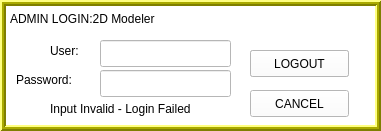
       <widget class="QWidget" name="loginMenu" native="true">
        <property name="geometry">
         <rect>
          <x>30</x>
          <y>70</y>
          <width>381</width>
          <height>131</height>
         </rect>
        </property>
        <property name="palette">
         <palette>
          <active>
           <colorrole role="WindowText">
            <brush brushstyle="SolidPattern">
             <color alpha="255">
              <red>0</red>
              <green>0</green>
              <blue>0</blue>
             </color>
            </brush>
           </colorrole>
           <colorrole role="Button">
            <brush brushstyle="SolidPattern">
             <color alpha="255">
              <red>255</red>
              <green>255</green>
              <blue>255</blue>
             </color>
            </brush>
           </colorrole>
           <colorrole role="Light">
            <brush brushstyle="SolidPattern">
             <color alpha="255">
              <red>255</red>
              <green>255</green>
              <blue>255</blue>
             </color>
            </brush>
           </colorrole>
           <colorrole role="Midlight">
            <brush brushstyle="SolidPattern">
             <color alpha="255">
              <red>255</red>
              <green>255</green>
              <blue>255</blue>
             </color>
            </brush>
           </colorrole>
           <colorrole role="Dark">
            <brush brushstyle="SolidPattern">
             <color alpha="255">
              <red>127</red>
              <green>127</green>
              <blue>127</blue>
             </color>
            </brush>
           </colorrole>
           <colorrole role="Mid">
            <brush brushstyle="SolidPattern">
             <color alpha="255">
              <red>170</red>
              <green>170</green>
              <blue>170</blue>
             </color>
            </brush>
           </colorrole>
           <colorrole role="Text">
            <brush brushstyle="SolidPattern">
             <color alpha="255">
              <red>0</red>
              <green>0</green>
              <blue>0</blue>
             </color>
            </brush>
           </colorrole>
           <colorrole role="BrightText">
            <brush brushstyle="SolidPattern">
             <color alpha="255">
              <red>255</red>
              <green>255</green>
              <blue>255</blue>
             </color>
            </brush>
           </colorrole>
           <colorrole role="ButtonText">
            <brush brushstyle="SolidPattern">
             <color alpha="255">
              <red>0</red>
              <green>0</green>
              <blue>0</blue>
             </color>
            </brush>
           </colorrole>
           <colorrole role="Base">
            <brush brushstyle="SolidPattern">
             <color alpha="255">
              <red>255</red>
              <green>255</green>
              <blue>255</blue>
             </color>
            </brush>
           </colorrole>
           <colorrole role="Window">
            <brush brushstyle="SolidPattern">
             <color alpha="255">
              <red>255</red>
              <green>255</green>
              <blue>255</blue>
             </color>
            </brush>
           </colorrole>
           <colorrole role="Shadow">
            <brush brushstyle="SolidPattern">
             <color alpha="255">
              <red>0</red>
              <green>0</green>
              <blue>0</blue>
             </color>
            </brush>
           </colorrole>
           <colorrole role="AlternateBase">
            <brush brushstyle="SolidPattern">
             <color alpha="255">
              <red>255</red>
              <green>255</green>
              <blue>255</blue>
             </color>
            </brush>
           </colorrole>
           <colorrole role="ToolTipBase">
            <brush brushstyle="SolidPattern">
             <color alpha="255">
              <red>255</red>
              <green>255</green>
              <blue>220</blue>
             </color>
            </brush>
           </colorrole>
           <colorrole role="ToolTipText">
            <brush brushstyle="SolidPattern">
             <color alpha="255">
              <red>0</red>
              <green>0</green>
              <blue>0</blue>
             </color>
            </brush>
           </colorrole>
          </active>
          <inactive>
           <colorrole role="WindowText">
            <brush brushstyle="SolidPattern">
             <color alpha="255">
              <red>0</red>
              <green>0</green>
              <blue>0</blue>
             </color>
            </brush>
           </colorrole>
           <colorrole role="Button">
            <brush brushstyle="SolidPattern">
             <color alpha="255">
              <red>255</red>
              <green>255</green>
              <blue>255</blue>
             </color>
            </brush>
           </colorrole>
           <colorrole role="Light">
            <brush brushstyle="SolidPattern">
             <color alpha="255">
              <red>255</red>
              <green>255</green>
              <blue>255</blue>
             </color>
            </brush>
           </colorrole>
           <colorrole role="Midlight">
            <brush brushstyle="SolidPattern">
             <color alpha="255">
              <red>255</red>
              <green>255</green>
              <blue>255</blue>
             </color>
            </brush>
           </colorrole>
           <colorrole role="Dark">
            <brush brushstyle="SolidPattern">
             <color alpha="255">
              <red>127</red>
              <green>127</green>
              <blue>127</blue>
             </color>
            </brush>
           </colorrole>
           <colorrole role="Mid">
            <brush brushstyle="SolidPattern">
             <color alpha="255">
              <red>170</red>
              <green>170</green>
              <blue>170</blue>
             </color>
            </brush>
           </colorrole>
           <colorrole role="Text">
            <brush brushstyle="SolidPattern">
             <color alpha="255">
              <red>0</red>
              <green>0</green>
              <blue>0</blue>
             </color>
            </brush>
           </colorrole>
           <colorrole role="BrightText">
            <brush brushstyle="SolidPattern">
             <color alpha="255">
              <red>255</red>
              <green>255</green>
              <blue>255</blue>
             </color>
            </brush>
           </colorrole>
           <colorrole role="ButtonText">
            <brush brushstyle="SolidPattern">
             <color alpha="255">
              <red>0</red>
              <green>0</green>
              <blue>0</blue>
             </color>
            </brush>
           </colorrole>
           <colorrole role="Base">
            <brush brushstyle="SolidPattern">
             <color alpha="255">
              <red>255</red>
              <green>255</green>
              <blue>255</blue>
             </color>
            </brush>
           </colorrole>
           <colorrole role="Window">
            <brush brushstyle="SolidPattern">
             <color alpha="255">
              <red>255</red>
              <green>255</green>
              <blue>255</blue>
             </color>
            </brush>
           </colorrole>
           <colorrole role="Shadow">
            <brush brushstyle="SolidPattern">
             <color alpha="255">
              <red>0</red>
              <green>0</green>
              <blue>0</blue>
             </color>
            </brush>
           </colorrole>
           <colorrole role="AlternateBase">
            <brush brushstyle="SolidPattern">
             <color alpha="255">
              <red>255</red>
              <green>255</green>
              <blue>255</blue>
             </color>
            </brush>
           </colorrole>
           <colorrole role="ToolTipBase">
            <brush brushstyle="SolidPattern">
             <color alpha="255">
              <red>255</red>
              <green>255</green>
              <blue>220</blue>
             </color>
            </brush>
           </colorrole>
           <colorrole role="ToolTipText">
            <brush brushstyle="SolidPattern">
             <color alpha="255">
              <red>0</red>
              <green>0</green>
              <blue>0</blue>
             </color>
            </brush>
           </colorrole>
          </inactive>
          <disabled>
           <colorrole role="WindowText">
            <brush brushstyle="SolidPattern">
             <color alpha="255">
              <red>127</red>
              <green>127</green>
              <blue>127</blue>
             </color>
            </brush>
           </colorrole>
           <colorrole role="Button">
            <brush brushstyle="SolidPattern">
             <color alpha="255">
              <red>255</red>
              <green>255</green>
              <blue>255</blue>
             </color>
            </brush>
           </colorrole>
           <colorrole role="Light">
            <brush brushstyle="SolidPattern">
             <color alpha="255">
              <red>255</red>
              <green>255</green>
              <blue>255</blue>
             </color>
            </brush>
           </colorrole>
           <colorrole role="Midlight">
            <brush brushstyle="SolidPattern">
             <color alpha="255">
              <red>255</red>
              <green>255</green>
              <blue>255</blue>
             </color>
            </brush>
           </colorrole>
           <colorrole role="Dark">
            <brush brushstyle="SolidPattern">
             <color alpha="255">
              <red>127</red>
              <green>127</green>
              <blue>127</blue>
             </color>
            </brush>
           </colorrole>
           <colorrole role="Mid">
            <brush brushstyle="SolidPattern">
             <color alpha="255">
              <red>170</red>
              <green>170</green>
              <blue>170</blue>
             </color>
            </brush>
           </colorrole>
           <colorrole role="Text">
            <brush brushstyle="SolidPattern">
             <color alpha="255">
              <red>127</red>
              <green>127</green>
              <blue>127</blue>
             </color>
            </brush>
           </colorrole>
           <colorrole role="BrightText">
            <brush brushstyle="SolidPattern">
             <color alpha="255">
              <red>255</red>
              <green>255</green>
              <blue>255</blue>
             </color>
            </brush>
           </colorrole>
           <colorrole role="ButtonText">
            <brush brushstyle="SolidPattern">
             <color alpha="255">
              <red>127</red>
              <green>127</green>
              <blue>127</blue>
             </color>
            </brush>
           </colorrole>
           <colorrole role="Base">
            <brush brushstyle="SolidPattern">
             <color alpha="255">
              <red>255</red>
              <green>255</green>
              <blue>255</blue>
             </color>
            </brush>
           </colorrole>
           <colorrole role="Window">
            <brush brushstyle="SolidPattern">
             <color alpha="255">
              <red>255</red>
              <green>255</green>
              <blue>255</blue>
             </color>
            </brush>
           </colorrole>
           <colorrole role="Shadow">
            <brush brushstyle="SolidPattern">
             <color alpha="255">
              <red>0</red>
              <green>0</green>
              <blue>0</blue>
             </color>
            </brush>
           </colorrole>
           <colorrole role="AlternateBase">
            <brush brushstyle="SolidPattern">
             <color alpha="255">
              <red>255</red>
              <green>255</green>
              <blue>255</blue>
             </color>
            </brush>
           </colorrole>
           <colorrole role="ToolTipBase">
            <brush brushstyle="SolidPattern">
             <color alpha="255">
              <red>255</red>
              <green>255</green>
              <blue>220</blue>
             </color>
            </brush>
           </colorrole>
           <colorrole role="ToolTipText">
            <brush brushstyle="SolidPattern">
             <color alpha="255">
              <red>0</red>
              <green>0</green>
              <blue>0</blue>
             </color>
            </brush>
           </colorrole>
          </disabled>
         </palette>
        </property>
        <property name="autoFillBackground">
         <bool>true</bool>
        </property>
        <widget class="QLabel" name="loginTitleLabel">
         <property name="geometry">
          <rect>
           <x>10</x>
           <y>10</y>
           <width>181</width>
           <height>17</height>
          </rect>
         </property>
         <property name="text">
          <string>ADMIN LOGIN:2D Modeler</string>
         </property>
        </widget>
        <widget class="QLineEdit" name="loginUserLineEdit">
         <property name="geometry">
          <rect>
           <x>100</x>
           <y>40</y>
           <width>131</width>
           <height>27</height>
          </rect>
         </property>
        </widget>
        <widget class="QLineEdit" name="loginPasswordLineEdit">
         <property name="geometry">
          <rect>
           <x>100</x>
           <y>70</y>
           <width>131</width>
           <height>27</height>
          </rect>
         </property>
        </widget>
        <widget class="QLabel" name="loginUserLabel">
         <property name="geometry">
          <rect>
           <x>50</x>
           <y>40</y>
           <width>41</width>
           <height>21</height>
          </rect>
         </property>
         <property name="text">
          <string>User:</string>
         </property>
        </widget>
        <widget class="QLabel" name="loginPasswordLabel">
         <property name="geometry">
          <rect>
           <x>16</x>
           <y>70</y>
           <width>71</width>
           <height>20</height>
          </rect>
         </property>
         <property name="text">
          <string>Password:</string>
         </property>
        </widget>
        <widget class="QPushButton" name="loginUserButton">
         <property name="geometry">
          <rect>
           <x>250</x>
           <y>50</y>
           <width>99</width>
           <height>27</height>
          </rect>
         </property>
         <property name="text">
          <string>LOGIN</string>
         </property>
        </widget>
        <widget class="QPushButton" name="loginCancelButton">
         <property name="geometry">
          <rect>
           <x>250</x>
           <y>90</y>
           <width>99</width>
           <height>27</height>
          </rect>
         </property>
         <property name="text">
          <string>CANCEL</string>
         </property>
        </widget>
        <widget class="QFrame" name="frame_2">
         <property name="geometry">
          <rect>
           <x>0</x>
           <y>0</y>
           <width>381</width>
           <height>131</height>
          </rect>
         </property>
         <property name="palette">
          <palette>
           <active>
            <colorrole role="WindowText">
             <brush brushstyle="SolidPattern">
              <color alpha="255">
               <red>0</red>
               <green>0</green>
               <blue>0</blue>
              </color>
             </brush>
            </colorrole>
            <colorrole role="Button">
             <brush brushstyle="SolidPattern">
              <color alpha="255">
               <red>255</red>
               <green>255</green>
               <blue>0</blue>
              </color>
             </brush>
            </colorrole>
            <colorrole role="Light">
             <brush brushstyle="SolidPattern">
              <color alpha="255">
               <red>255</red>
               <green>255</green>
               <blue>127</blue>
              </color>
             </brush>
            </colorrole>
            <colorrole role="Midlight">
             <brush brushstyle="SolidPattern">
              <color alpha="255">
               <red>255</red>
               <green>255</green>
               <blue>63</blue>
              </color>
             </brush>
            </colorrole>
            <colorrole role="Dark">
             <brush brushstyle="SolidPattern">
              <color alpha="255">
               <red>127</red>
               <green>127</green>
               <blue>0</blue>
              </color>
             </brush>
            </colorrole>
            <colorrole role="Mid">
             <brush brushstyle="SolidPattern">
              <color alpha="255">
               <red>170</red>
               <green>170</green>
               <blue>0</blue>
              </color>
             </brush>
            </colorrole>
            <colorrole role="Text">
             <brush brushstyle="SolidPattern">
              <color alpha="255">
               <red>0</red>
               <green>0</green>
               <blue>0</blue>
              </color>
             </brush>
            </colorrole>
            <colorrole role="BrightText">
             <brush brushstyle="SolidPattern">
              <color alpha="255">
               <red>255</red>
               <green>255</green>
               <blue>255</blue>
              </color>
             </brush>
            </colorrole>
            <colorrole role="ButtonText">
             <brush brushstyle="SolidPattern">
              <color alpha="255">
               <red>0</red>
               <green>0</green>
               <blue>0</blue>
              </color>
             </brush>
            </colorrole>
            <colorrole role="Base">
             <brush brushstyle="SolidPattern">
              <color alpha="255">
               <red>255</red>
               <green>255</green>
               <blue>255</blue>
              </color>
             </brush>
            </colorrole>
            <colorrole role="Window">
             <brush brushstyle="SolidPattern">
              <color alpha="255">
               <red>255</red>
               <green>255</green>
               <blue>0</blue>
              </color>
             </brush>
            </colorrole>
            <colorrole role="Shadow">
             <brush brushstyle="SolidPattern">
              <color alpha="255">
               <red>0</red>
               <green>0</green>
               <blue>0</blue>
              </color>
             </brush>
            </colorrole>
            <colorrole role="AlternateBase">
             <brush brushstyle="SolidPattern">
              <color alpha="255">
               <red>255</red>
               <green>255</green>
               <blue>127</blue>
              </color>
             </brush>
            </colorrole>
            <colorrole role="ToolTipBase">
             <brush brushstyle="SolidPattern">
              <color alpha="255">
               <red>255</red>
               <green>255</green>
               <blue>220</blue>
              </color>
             </brush>
            </colorrole>
            <colorrole role="ToolTipText">
             <brush brushstyle="SolidPattern">
              <color alpha="255">
               <red>0</red>
               <green>0</green>
               <blue>0</blue>
              </color>
             </brush>
            </colorrole>
           </active>
           <inactive>
            <colorrole role="WindowText">
             <brush brushstyle="SolidPattern">
              <color alpha="255">
               <red>0</red>
               <green>0</green>
               <blue>0</blue>
              </color>
             </brush>
            </colorrole>
            <colorrole role="Button">
             <brush brushstyle="SolidPattern">
              <color alpha="255">
               <red>255</red>
               <green>255</green>
               <blue>0</blue>
              </color>
             </brush>
            </colorrole>
            <colorrole role="Light">
             <brush brushstyle="SolidPattern">
              <color alpha="255">
               <red>255</red>
               <green>255</green>
               <blue>127</blue>
              </color>
             </brush>
            </colorrole>
            <colorrole role="Midlight">
             <brush brushstyle="SolidPattern">
              <color alpha="255">
               <red>255</red>
               <green>255</green>
               <blue>63</blue>
              </color>
             </brush>
            </colorrole>
            <colorrole role="Dark">
             <brush brushstyle="SolidPattern">
              <color alpha="255">
               <red>127</red>
               <green>127</green>
               <blue>0</blue>
              </color>
             </brush>
            </colorrole>
            <colorrole role="Mid">
             <brush brushstyle="SolidPattern">
              <color alpha="255">
               <red>170</red>
               <green>170</green>
               <blue>0</blue>
              </color>
             </brush>
            </colorrole>
            <colorrole role="Text">
             <brush brushstyle="SolidPattern">
              <color alpha="255">
               <red>0</red>
               <green>0</green>
               <blue>0</blue>
              </color>
             </brush>
            </colorrole>
            <colorrole role="BrightText">
             <brush brushstyle="SolidPattern">
              <color alpha="255">
               <red>255</red>
               <green>255</green>
               <blue>255</blue>
              </color>
             </brush>
            </colorrole>
            <colorrole role="ButtonText">
             <brush brushstyle="SolidPattern">
              <color alpha="255">
               <red>0</red>
               <green>0</green>
               <blue>0</blue>
              </color>
             </brush>
            </colorrole>
            <colorrole role="Base">
             <brush brushstyle="SolidPattern">
              <color alpha="255">
               <red>255</red>
               <green>255</green>
               <blue>255</blue>
              </color>
             </brush>
            </colorrole>
            <colorrole role="Window">
             <brush brushstyle="SolidPattern">
              <color alpha="255">
               <red>255</red>
               <green>255</green>
               <blue>0</blue>
              </color>
             </brush>
            </colorrole>
            <colorrole role="Shadow">
             <brush brushstyle="SolidPattern">
              <color alpha="255">
               <red>0</red>
               <green>0</green>
               <blue>0</blue>
              </color>
             </brush>
            </colorrole>
            <colorrole role="AlternateBase">
             <brush brushstyle="SolidPattern">
              <color alpha="255">
               <red>255</red>
               <green>255</green>
               <blue>127</blue>
              </color>
             </brush>
            </colorrole>
            <colorrole role="ToolTipBase">
             <brush brushstyle="SolidPattern">
              <color alpha="255">
               <red>255</red>
               <green>255</green>
               <blue>220</blue>
              </color>
             </brush>
            </colorrole>
            <colorrole role="ToolTipText">
             <brush brushstyle="SolidPattern">
              <color alpha="255">
               <red>0</red>
               <green>0</green>
               <blue>0</blue>
              </color>
             </brush>
            </colorrole>
           </inactive>
           <disabled>
            <colorrole role="WindowText">
             <brush brushstyle="SolidPattern">
              <color alpha="255">
               <red>127</red>
               <green>127</green>
               <blue>0</blue>
              </color>
             </brush>
            </colorrole>
            <colorrole role="Button">
             <brush brushstyle="SolidPattern">
              <color alpha="255">
               <red>255</red>
               <green>255</green>
               <blue>0</blue>
              </color>
             </brush>
            </colorrole>
            <colorrole role="Light">
             <brush brushstyle="SolidPattern">
              <color alpha="255">
               <red>255</red>
               <green>255</green>
               <blue>127</blue>
              </color>
             </brush>
            </colorrole>
            <colorrole role="Midlight">
             <brush brushstyle="SolidPattern">
              <color alpha="255">
               <red>255</red>
               <green>255</green>
               <blue>63</blue>
              </color>
             </brush>
            </colorrole>
            <colorrole role="Dark">
             <brush brushstyle="SolidPattern">
              <color alpha="255">
               <red>127</red>
               <green>127</green>
               <blue>0</blue>
              </color>
             </brush>
            </colorrole>
            <colorrole role="Mid">
             <brush brushstyle="SolidPattern">
              <color alpha="255">
               <red>170</red>
               <green>170</green>
               <blue>0</blue>
              </color>
             </brush>
            </colorrole>
            <colorrole role="Text">
             <brush brushstyle="SolidPattern">
              <color alpha="255">
               <red>127</red>
               <green>127</green>
               <blue>0</blue>
              </color>
             </brush>
            </colorrole>
            <colorrole role="BrightText">
             <brush brushstyle="SolidPattern">
              <color alpha="255">
               <red>255</red>
               <green>255</green>
               <blue>255</blue>
              </color>
             </brush>
            </colorrole>
            <colorrole role="ButtonText">
             <brush brushstyle="SolidPattern">
              <color alpha="255">
               <red>127</red>
               <green>127</green>
               <blue>0</blue>
              </color>
             </brush>
            </colorrole>
            <colorrole role="Base">
             <brush brushstyle="SolidPattern">
              <color alpha="255">
               <red>255</red>
               <green>255</green>
               <blue>0</blue>
              </color>
             </brush>
            </colorrole>
            <colorrole role="Window">
             <brush brushstyle="SolidPattern">
              <color alpha="255">
               <red>255</red>
               <green>255</green>
               <blue>0</blue>
              </color>
             </brush>
            </colorrole>
            <colorrole role="Shadow">
             <brush brushstyle="SolidPattern">
              <color alpha="255">
               <red>0</red>
               <green>0</green>
               <blue>0</blue>
              </color>
             </brush>
            </colorrole>
            <colorrole role="AlternateBase">
             <brush brushstyle="SolidPattern">
              <color alpha="255">
               <red>255</red>
               <green>255</green>
               <blue>0</blue>
              </color>
             </brush>
            </colorrole>
            <colorrole role="ToolTipBase">
             <brush brushstyle="SolidPattern">
              <color alpha="255">
               <red>255</red>
               <green>255</green>
               <blue>220</blue>
              </color>
             </brush>
            </colorrole>
            <colorrole role="ToolTipText">
             <brush brushstyle="SolidPattern">
              <color alpha="255">
               <red>0</red>
               <green>0</green>
               <blue>0</blue>
              </color>
             </brush>
            </colorrole>
           </disabled>
          </palette>
         </property>
         <property name="autoFillBackground">
          <bool>false</bool>
         </property>
         <property name="frameShape">
          <enum>QFrame::Box</enum>
         </property>
         <property name="frameShadow">
          <enum>QFrame::Raised</enum>
         </property>
         <property name="lineWidth">
          <number>2</number>
         </property>
         <property name="midLineWidth">
          <number>2</number>
         </property>
         <widget class="QLabel" name="loginMenu_invalidInputLabel">
          <property name="geometry">
           <rect>
            <x>50</x>
            <y>100</y>
            <width>181</width>
            <height>17</height>
           </rect>
          </property>
          <property name="text">
           <string>Input Invalid - Login Failed</string>
          </property>
         </widget>
        </widget>
        <widget class="QPushButton" name="userLogin_logoutButton">
         <property name="geometry">
          <rect>
           <x>250</x>
           <y>50</y>
           <width>99</width>
           <height>27</height>
          </rect>
         </property>
         <property name="text">
          <string>LOGOUT</string>
         </property>
        </widget>
        <zorder>frame_2</zorder>
        <zorder>loginTitleLabel</zorder>
        <zorder>loginUserLineEdit</zorder>
        <zorder>loginPasswordLineEdit</zorder>
        <zorder>loginUserLabel</zorder>
        <zorder>loginPasswordLabel</zorder>
        <zorder>loginUserButton</zorder>
        <zorder>loginCancelButton</zorder>
        <zorder>userLogin_logoutButton</zorder>
       </widget>
